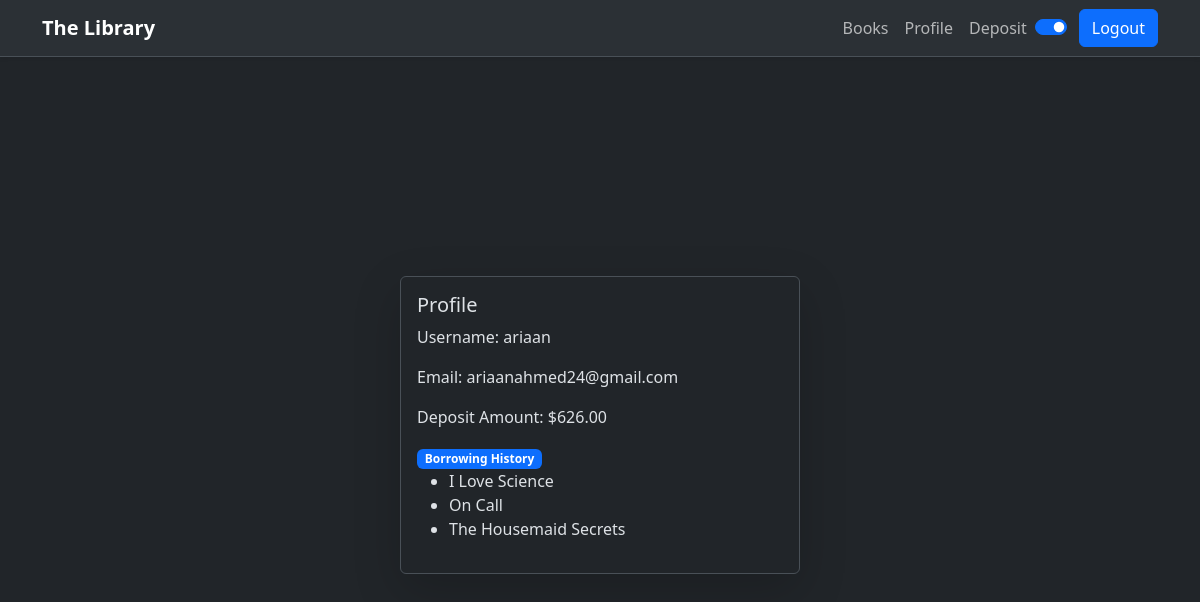
/profile/ (signed in), run on the app's committed database.
### books/models.py (models this page shows, shortened)
class UserAccount(models.Model):
    user = models.OneToOneField(User, on_delete=models.CASCADE)
    deposit_amount = models.DecimalField(max_digits=8, decimal_places=2)

class BorrowingHistory(models.Model):
    user = models.ForeignKey(User, on_delete=models.CASCADE)
    book = models.ForeignKey(Book, on_delete=models.CASCADE)
    borrowing_date = models.DateField(auto_now_add=True)
    return_date = models.DateField(null=True, blank=True)
    class Meta:
        unique_together = (("user", "book"),)

class Book(models.Model):
    title = models.CharField(max_length=255)
    description = models.TextField()
    image = models.ImageField(upload_to="book_images/")
    borrowing_price = models.DecimalField(max_digits=10, decimal_places=2)
    categories = models.ManyToManyField(Category)

### books/views.py (the view)
# urls.py: path("profile/", profile_view, name="profile"),
@login_required(login_url=reverse_lazy("home"))
def profile_view(request):
    borrowing_history = BorrowingHistory.objects.filter(user=request.user)
    return render(
        request, "users/profile.html", {"borrowing_history": borrowing_history}
    )

### books/templates/users/profile.html
{% extends 'base.html' %}
{% block content %}
  <div class="d-flex justify-content-center align-items-center flex-column" style="min-height: 90vh;">
    <div class="border mt-3 p-3 shadow-lg rounded" style="width: 100%; max-width: 400px;">
      <h5>Profile</h5>
      <p>Username: {{ user.username }}</p>
      <p>Email: {{ user.email }}</p>
      <p>Deposit Amount: ${{ user.useraccount.deposit_amount }}</p>
      <span class="badge text-bg-primary">Borrowing History</span>
      <ul>
        {% for history in borrowing_history %}
          <li>{{ history.book.title }}</li>
        {% endfor %}
      </ul>
    </div>
  </div>
{% endblock %}

### data on the page
BorrowingHistory: book "I Love Science"
BorrowingHistory: book "On Call"
BorrowingHistory: book "The Housemaid Secrets"

### other printed values
{{ user.username }} "ariaan"
{{ user.email }} "ariaanahmed24@gmail.com"
{{ user.useraccount.deposit_amount }} "626.00"
